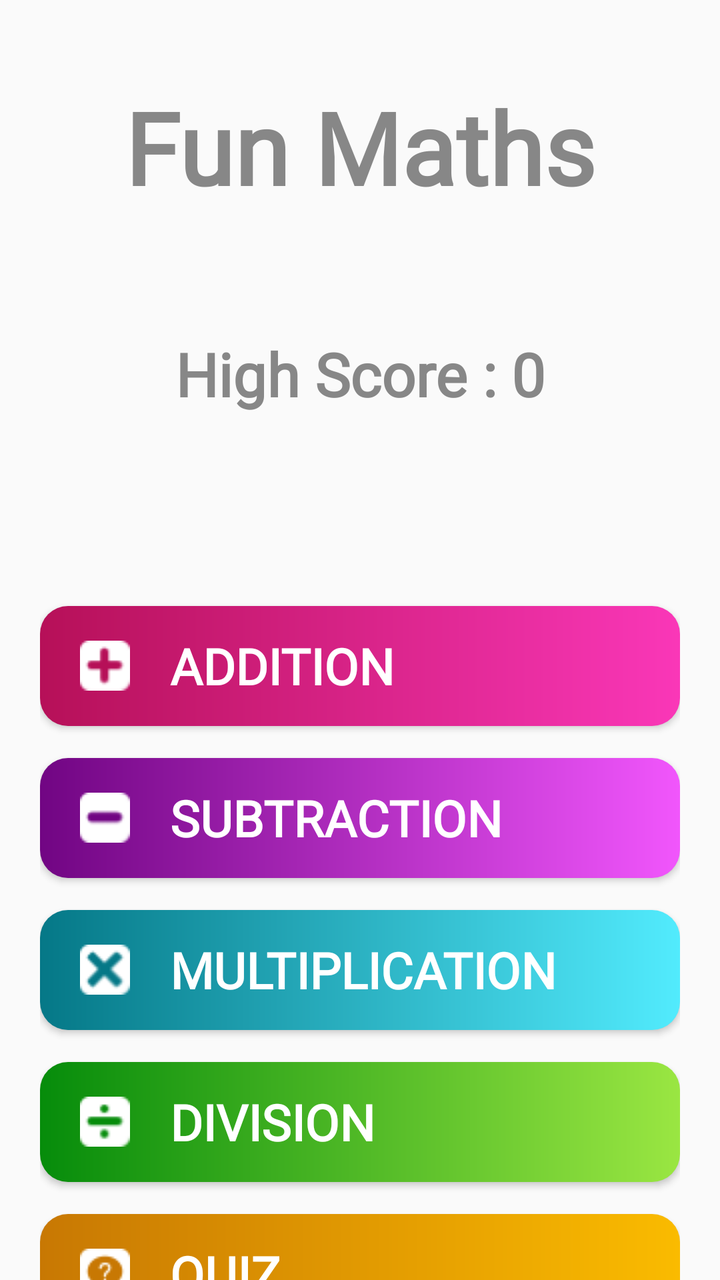
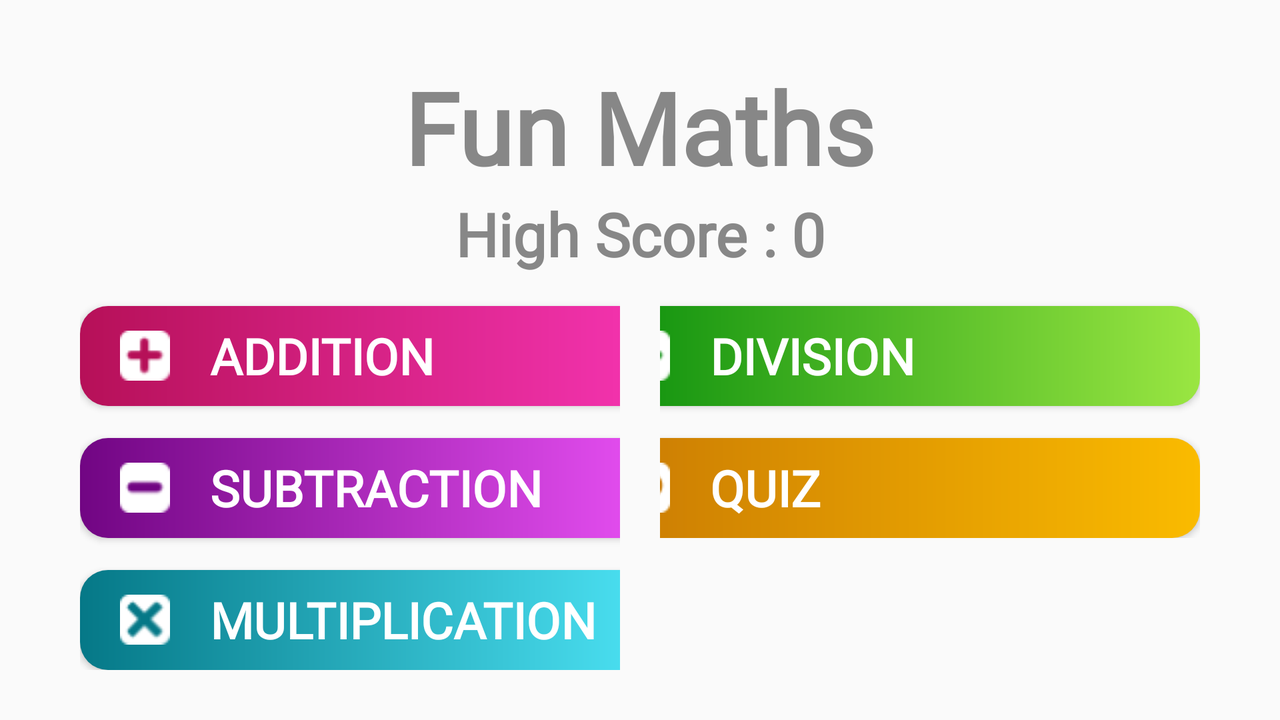

The same Android screen from two of the app's own layout files: first res/layout/ as a phone draws it, then the repository's variant for another configuration, drawn on a device whose configuration selects that folder. Both files follow.
<!-- AndroidManifest.xml: application theme Theme.FunMaths -->
<!-- res/layout/activity_home.xml -->
<?xml version="1.0" encoding="utf-8"?>
<LinearLayout xmlns:android="http://schemas.android.com/apk/res/android"
    xmlns:app="http://schemas.android.com/apk/res-auto"
    xmlns:tools="http://schemas.android.com/tools"
    android:layout_width="match_parent"
    android:layout_height="match_parent"
    android:orientation="vertical"
    tools:context=".HomeActivity">

    
    <LinearLayout
        android:id="@+id/content"
        android:layout_width="match_parent"
        android:layout_height="wrap_content"
        android:orientation="vertical"
        android:paddingLeft="20dp"
        android:paddingTop="40dp"
        android:paddingRight="20dp"
        android:paddingBottom="20dp">

        
        <TextView
            android:id="@+id/appname"
            android:layout_width="match_parent"
            android:layout_height="wrap_content"
            android:layout_marginBottom="60dp"
            android:text="Fun Maths"
            android:textAlignment="center"
            android:textColor="@color/ash"
            android:textSize="50sp"
            android:textStyle="bold" />

        
        <TextView
            android:id="@+id/tvHighScore"
            android:layout_width="match_parent"
            android:layout_height="wrap_content"
            android:singleLine="true"
            android:text="High Score : 0"
            android:textAlignment="center"
            android:textColor="@color/ash"
            android:textSize="30sp"
            android:textStyle="bold" />

    </LinearLayout>

    <LinearLayout
        android:id="@+id/choice"
        android:layout_width="match_parent"
        android:layout_height="match_parent"
        android:layout_gravity="bottom"
        android:orientation="vertical"
        android:paddingLeft="20dp"
        android:paddingTop="60dp"
        android:paddingRight="20dp"
        tools:ignore="MissingConstraints">


        
        <Button
            android:id="@+id/btn_add"
            android:layout_width="match_parent"
            android:layout_height="60dp"
            android:layout_marginTop="16dp"
            android:background="@drawable/add_btn"
            android:drawableLeft="@drawable/plus"
            android:drawablePadding="20dp"
            android:gravity="left|center_vertical"
            android:paddingLeft="20dp"
            android:text="ADDITION"
            android:textAllCaps="false"
            android:textColor="@color/white"
            android:textSize="25sp"
            android:textStyle="bold" />

        
        <Button
            android:id="@+id/btn_sub"
            android:layout_width="match_parent"
            android:layout_height="60dp"
            android:layout_marginTop="16dp"
            android:background="@drawable/sub_btn"
            android:drawableLeft="@drawable/minus"
            android:drawablePadding="20dp"
            android:gravity="left|center_vertical"
            android:paddingLeft="20dp"
            android:text="SUBTRACTION"
            android:textAllCaps="false"
            android:textColor="@color/white"
            android:textSize="25sp"
            android:textStyle="bold" />

        
        <Button
            android:id="@+id/btn_multiply"
            android:layout_width="match_parent"
            android:layout_height="60dp"
            android:layout_marginTop="16dp"
            android:background="@drawable/mul_btn"
            android:drawableLeft="@drawable/multiplication"
            android:drawablePadding="20dp"
            android:gravity="left|center_vertical"
            android:paddingLeft="20dp"
            android:text="MULTIPLICATION"
            android:textAllCaps="false"
            android:textColor="@color/white"
            android:textSize="25sp"
            android:textStyle="bold" />

        
        <Button
            android:id="@+id/btn_division"
            android:layout_width="match_parent"
            android:layout_height="60dp"
            android:layout_marginTop="16dp"
            android:background="@drawable/div_btn"
            android:drawableLeft="@drawable/division"
            android:drawablePadding="20dp"
            android:gravity="left|center_vertical"
            android:paddingLeft="20dp"
            android:text="DIVISION"
            android:textAllCaps="false"
            android:textColor="@color/white"
            android:textSize="25sp"
            android:textStyle="bold" />

        
        <Button
            android:id="@+id/btn_quiz"
            android:layout_width="match_parent"
            android:layout_height="60dp"
            android:layout_marginTop="16dp"
            android:background="@drawable/quiz_btn"
            android:drawableLeft="@drawable/quiz"
            android:drawablePadding="20dp"
            android:gravity="left|center_vertical"
            android:paddingLeft="20dp"
            android:text="QUIZ"
            android:textAllCaps="false"
            android:textColor="@color/white"
            android:textSize="25sp"
            android:textStyle="bold" />

    </LinearLayout>


</LinearLayout>
<!-- resources referenced by this layout -->
<resources>
  <color name="ash">#878787</color>
  <color name="white">#FFFFFFFF</color>
  <!-- drawable add_btn (drawable) -->
  <?xml version="1.0" encoding="utf-8"?>
  <shape xmlns:android="http://schemas.android.com/apk/res/android"
      android:shape="rectangle">
      <corners android:radius="14dp" /> 
      <gradient
          android:startColor="@color/dark_pink"
          android:endColor="@color/light_pink"
          android:angle="0"/>
  
  </shape>
  <!-- drawable div_btn (drawable) -->
  <?xml version="1.0" encoding="utf-8"?>
  <shape xmlns:android="http://schemas.android.com/apk/res/android"
      android:shape="rectangle">
      <corners android:radius="14dp" /> 
      <gradient
          android:startColor="@color/dark_green"
          android:endColor="@color/light_green"
          android:angle="0"/>
  
  </shape>
  <!-- drawable division: png bitmap (drawable, 751 bytes) -->
  <!-- drawable minus: png bitmap (drawable, 564 bytes) -->
  <!-- drawable mul_btn (drawable) -->
  <?xml version="1.0" encoding="utf-8"?>
  <shape xmlns:android="http://schemas.android.com/apk/res/android"
      android:shape="rectangle">
      <corners android:radius="14dp" /> 
      <gradient
          android:startColor="@color/dark_blue"
          android:endColor="@color/light_blue"
          android:angle="0"/>
  
  </shape>
  <!-- drawable multiplication: png bitmap (drawable, 1123 bytes) -->
  <!-- drawable plus: png bitmap (drawable, 717 bytes) -->
  <!-- drawable quiz: png bitmap (drawable, 850 bytes) -->
  <!-- drawable quiz_btn (drawable) -->
  <?xml version="1.0" encoding="utf-8"?>
  <shape xmlns:android="http://schemas.android.com/apk/res/android"
      android:shape="rectangle">
      <corners android:radius="14dp" /> 
      <gradient
          android:startColor="@color/dark_yellow"
          android:endColor="@color/light_yellow"
          android:angle="0"/>
  
  </shape>
  <!-- drawable sub_btn (drawable) -->
  <?xml version="1.0" encoding="utf-8"?>
  <shape xmlns:android="http://schemas.android.com/apk/res/android"
      android:shape="rectangle">
      <corners android:radius="14dp" /> 
      <gradient
          android:startColor="@color/dark_purple"
          android:endColor="@color/light_purple"
          android:angle="0"/>
  
  </shape>
  <style name="Theme.FunMaths" parent="Base.Theme.FunMaths" />
  <color name="dark_pink">#B61058</color>
  <color name="light_pink">#FA37B8</color>
  <color name="dark_green">#068C0B</color>
  <color name="light_green">#9AE642</color>
  <color name="dark_blue">#057887</color>
  <color name="light_blue">#52EBFD</color>
  <color name="dark_yellow">#C87803</color>
  <color name="light_yellow">#FABB00</color>
  <color name="dark_purple">#710583</color>
  <color name="light_purple">#F156FC</color>
  <style name="Base.Theme.FunMaths" parent="Theme.AppCompat.Light.NoActionBar">
  
          <item name="colorPrimary">@color/white</item>
          <item name="colorSecondary">@color/ash</item>
          <item name="android:fontFamily">@font/font</item>
  
      </style>
</resources>
<!-- res/layout-land/activity_home.xml (the repository's variant of the layout above) -->
<!-- drawn on the phone turned sideways -->
<?xml version="1.0" encoding="utf-8"?>
<RelativeLayout xmlns:android="http://schemas.android.com/apk/res/android"
    xmlns:app="http://schemas.android.com/apk/res-auto"
    xmlns:tools="http://schemas.android.com/tools"
    android:layout_width="match_parent"
    android:layout_height="match_parent"
    tools:context=".HomeActivity">

    
    <LinearLayout
        android:id="@+id/content"
        android:layout_width="match_parent"
        android:layout_height="wrap_content"
        android:gravity="center_horizontal"
        android:orientation="vertical"
        android:paddingLeft="20dp"
        android:paddingTop="30dp"
        android:paddingRight="20dp"
        android:paddingBottom="20dp">

        
        <TextView
            android:id="@+id/appname"
            android:layout_width="wrap_content"
            android:layout_height="wrap_content"
            android:layout_gravity="center_horizontal"
            android:text="Fun Maths"
            android:textAlignment="center"
            android:textColor="@color/ash"
            android:textSize="50sp"
            android:textStyle="bold" />

        
        <TextView
            android:id="@+id/tvHighScore"
            android:layout_width="wrap_content"
            android:layout_height="wrap_content"
            android:layout_gravity="center_horizontal"
            android:singleLine="true"
            android:text="High Score : 0"
            android:textAlignment="center"
            android:textColor="@color/ash"
            android:textSize="30sp"
            android:textStyle="bold" />

        
        <LinearLayout
            android:id="@+id/choice"
            android:layout_width="match_parent"
            android:layout_height="wrap_content"
            android:gravity="center_horizontal"
            android:orientation="horizontal">

            
            <LinearLayout
                android:layout_width="0dp"
                android:layout_height="wrap_content"
                android:layout_weight="1"
                android:gravity="center_vertical|start"
                android:orientation="vertical"
                android:paddingStart="20dp"
                android:paddingEnd="10dp">

                
                <Button
                    android:id="@+id/btn_add"
                    android:layout_width="310dp"
                    android:layout_height="50dp"
                    android:layout_marginTop="16dp"
                    android:background="@drawable/add_btn"
                    android:drawableLeft="@drawable/plus"
                    android:drawablePadding="20dp"
                    android:gravity="left|center_vertical"
                    android:paddingLeft="20dp"
                    android:text="ADDITION"
                    android:textAllCaps="false"
                    android:textColor="@color/white"
                    android:textSize="25sp"
                    android:textStyle="bold" />

                
                <Button
                    android:id="@+id/btn_sub"
                    android:layout_width="310dp"
                    android:layout_height="50dp"
                    android:layout_marginTop="16dp"
                    android:background="@drawable/sub_btn"
                    android:drawableLeft="@drawable/minus"
                    android:drawablePadding="20dp"
                    android:gravity="left|center_vertical"
                    android:paddingLeft="20dp"
                    android:text="SUBTRACTION"
                    android:textAllCaps="false"
                    android:textColor="@color/white"
                    android:textSize="25sp"
                    android:textStyle="bold" />

                
                <Button
                    android:id="@+id/btn_multiply"
                    android:layout_width="310dp"
                    android:layout_height="50dp"
                    android:layout_marginTop="16dp"
                    android:background="@drawable/mul_btn"
                    android:drawableLeft="@drawable/multiplication"
                    android:drawablePadding="20dp"
                    android:gravity="left|center_vertical"
                    android:paddingLeft="20dp"
                    android:text="MULTIPLICATION"
                    android:textAllCaps="false"
                    android:textColor="@color/white"
                    android:textSize="25sp"
                    android:textStyle="bold" />
            </LinearLayout>

            
            <LinearLayout
                android:layout_width="0dp"
                android:layout_height="wrap_content"
                android:layout_weight="1"
                android:gravity="center_vertical|end"
                android:orientation="vertical"
                android:paddingStart="10dp"
                android:paddingEnd="20dp">

                
                <Button
                    android:id="@+id/btn_division"
                    android:layout_width="310dp"
                    android:layout_height="50dp"
                    android:layout_marginTop="16dp"
                    android:background="@drawable/div_btn"
                    android:drawableLeft="@drawable/division"
                    android:drawablePadding="20dp"
                    android:gravity="left|center_vertical"
                    android:paddingLeft="20dp"
                    android:text="DIVISION"
                    android:textAllCaps="false"
                    android:textColor="@color/white"
                    android:textSize="25sp"
                    android:textStyle="bold" />

                
                <Button
                    android:id="@+id/btn_quiz"
                    android:layout_width="310dp"
                    android:layout_height="50dp"
                    android:layout_marginTop="16dp"
                    android:background="@drawable/quiz_btn"
                    android:drawableLeft="@drawable/quiz"
                    android:drawablePadding="20dp"
                    android:gravity="left|center_vertical"
                    android:paddingLeft="20dp"
                    android:text="QUIZ"
                    android:textAllCaps="false"
                    android:textColor="@color/white"
                    android:textSize="25sp"
                    android:textStyle="bold" />
            </LinearLayout>
        </LinearLayout>
    </LinearLayout>
</RelativeLayout>
